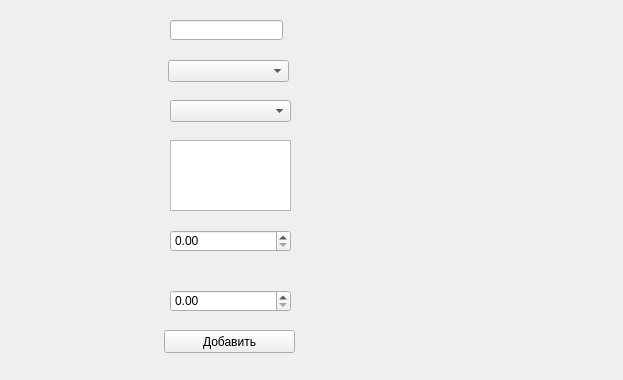
<?xml version="1.0" encoding="UTF-8"?>
<ui version="4.0">
 <class>Form</class>
 <widget class="QWidget" name="Form">
  <property name="geometry">
   <rect>
    <x>0</x>
    <y>0</y>
    <width>623</width>
    <height>380</height>
   </rect>
  </property>
  <property name="windowTitle">
   <string>Form</string>
  </property>
  <widget class="QLineEdit" name="name">
   <property name="geometry">
    <rect>
     <x>170</x>
     <y>20</y>
     <width>113</width>
     <height>20</height>
    </rect>
   </property>
  </widget>
  <widget class="QComboBox" name="roast">
   <property name="geometry">
    <rect>
     <x>168</x>
     <y>60</y>
     <width>121</width>
     <height>22</height>
    </rect>
   </property>
  </widget>
  <widget class="QComboBox" name="grind">
   <property name="geometry">
    <rect>
     <x>170</x>
     <y>100</y>
     <width>121</width>
     <height>22</height>
    </rect>
   </property>
  </widget>
  <widget class="QTextEdit" name="taste">
   <property name="geometry">
    <rect>
     <x>170</x>
     <y>140</y>
     <width>121</width>
     <height>71</height>
    </rect>
   </property>
  </widget>
  <widget class="QDoubleSpinBox" name="price">
   <property name="geometry">
    <rect>
     <x>170</x>
     <y>230</y>
     <width>121</width>
     <height>22</height>
    </rect>
   </property>
  </widget>
  <widget class="QDoubleSpinBox" name="volume">
   <property name="geometry">
    <rect>
     <x>170</x>
     <y>290</y>
     <width>121</width>
     <height>22</height>
    </rect>
   </property>
  </widget>
  <widget class="QPushButton" name="btn">
   <property name="geometry">
    <rect>
     <x>164</x>
     <y>330</y>
     <width>131</width>
     <height>23</height>
    </rect>
   </property>
   <property name="text">
    <string>Добавить</string>
   </property>
  </widget>
 </widget>
 <resources/>
 <connections/>
</ui>
